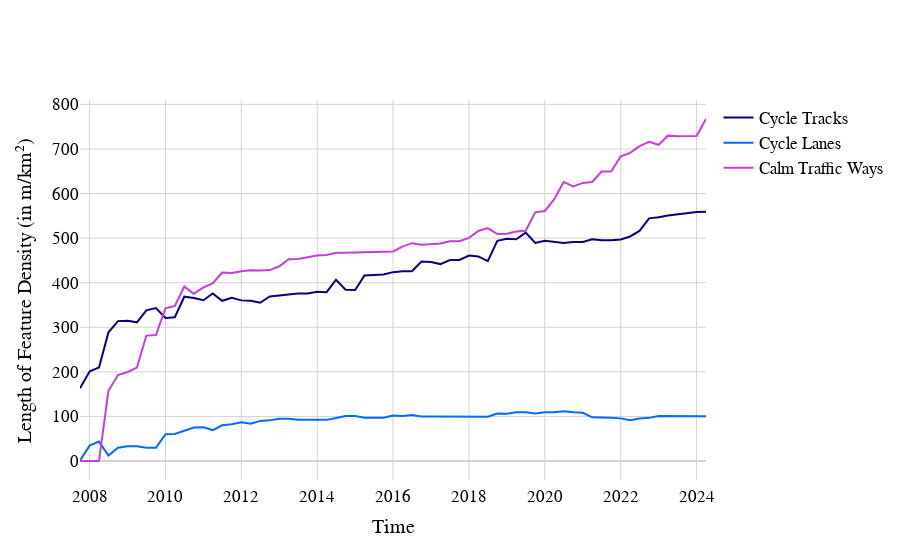

The code cell stored with this chart in its notebook:
### Markdown cell above
### Length of Feature Density
Length of elements (in meter) divided by the total area (in square-kilometers), quarterly time series from every first day of every 3rd month to the present, for each class of infrastructure.

### Code cell
load_plot(
    gjson_area,
    "https://api.ohsome.org/v1/elements/length/density",
    querydict=dict_opwizqueries,
    ylabel="Length of Feature Density (in m/km²)",
    roads=w.value,
)
